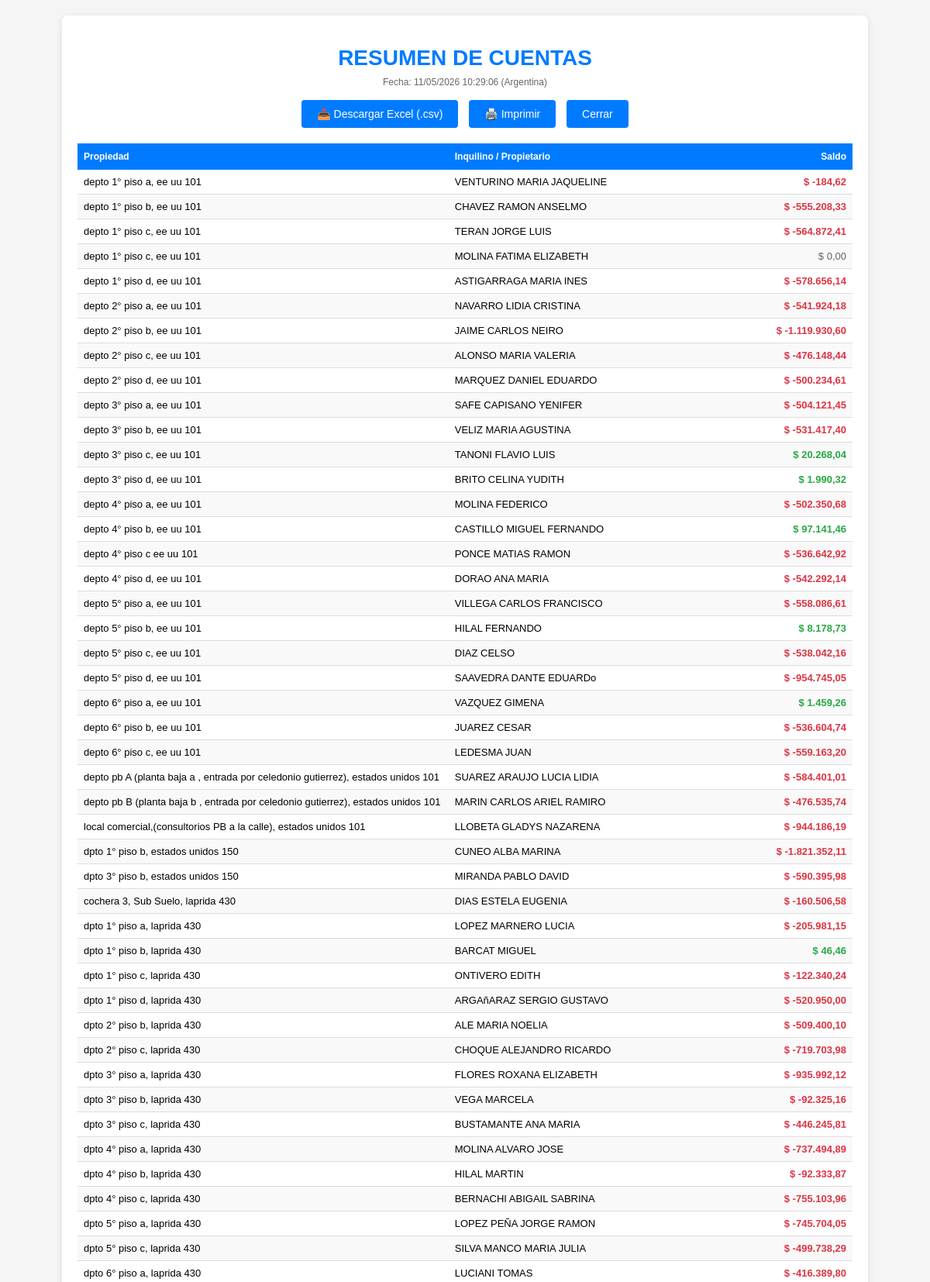
Page /resumen_cuentas.php (signed in, upper part) on the committed database.
### tables this page shows
CREATE TABLE `propiedades` (
  `propiedad_id` int(11) NOT NULL AUTO_INCREMENT,
  `acceso_creador_id` int(11) DEFAULT NULL COMMENT 'NULL=principal',
  `propiedad` varchar(255) NOT NULL,
  `ciudad` varchar(100) DEFAULT NULL,
  `padron` varchar(120) NOT NULL,
  `detalle` text NOT NULL,
  `consorcio` varchar(5) NOT NULL,
  `porcentaje` decimal(6,3) DEFAULT NULL,
  `propietario_id` int(11) NOT NULL,
  `alquiler` int(11) DEFAULT NULL,
  `mapa_lat` decimal(10,7) DEFAULT NULL,
  `mapa_lng` decimal(10,7) DEFAULT NULL,
  `mapa_enlace` varchar(768) DEFAULT NULL,
  `fotos_json` text DEFAULT NULL,
  `superficie` varchar(64) DEFAULT NULL,
  PRIMARY KEY (`propiedad_id`),
  UNIQUE KEY `padron` (`padron`),
  KEY `fk_propietario` (`propietario_id`),
  KEY `idx_prop_acceso_creador` (`acceso_creador_id`),
  CONSTRAINT `fk_propietario` FOREIGN KEY (`propietario_id`) REFERENCES `usuarios` (`id`)
);

CREATE TABLE `usuarios` (
  `id` int(11) NOT NULL AUTO_INCREMENT,
  `acceso_creador_id` int(11) DEFAULT NULL COMMENT 'NULL=principal',
  `apellido` varchar(150) NOT NULL,
  `dni` varchar(20) NOT NULL,
  `cuit` varchar(25) DEFAULT NULL,
  `domicilio` varchar(200) DEFAULT NULL,
  `email` varchar(100) DEFAULT NULL,
  `celular` varchar(20) DEFAULT NULL,
  `consorcio` varchar(100) DEFAULT NULL,
  PRIMARY KEY (`id`),
  KEY `idx_acceso_creador` (`acceso_creador_id`)
);

### helpers_tenant_inmobiliaria.php (called while the page is built, shortened)
<?php
if (!function_exists('tenant_inmob_usuario_es_cuenta_ambito_sofia')) {
    function tenant_inmob_usuario_es_cuenta_ambito_sofia(string $usuario_acceso): bool
    {
        $u = trim($usuario_acceso);
        return strcasecmp($u, 'sofia') === 0 || strcasecmp($u, 'sofiacel') === 0;
    }
}
if (!function_exists('tenant_inmob_es_sofia')) {
    function tenant_inmob_es_sofia(): bool
    {
        if (isset($_SESSION['tenant_es_sofia'])) {
            return (int) $_SESSION['tenant_es_sofia'] === 1;
        }
        $u = trim((string) ($_SESSION['acceso_usuario'] ?? ''));
        return tenant_inmob_usuario_es_cuenta_ambito_sofia($u);
    }
    function tenant_inmob_asegurar_esquema($conexion): void
    {
        static $done = false;
        if ($done) {
            return;
        }
        $done = true;
        tenant_inmob_reparar_acceso_creador_huerfanos($conexion);
    }
    function tenant_inmob_reparar_acceso_creador_huerfanos($conexion): void
    {
        $sid = tenant_inmob_id_acceso_sofia_efectivo($conexion);
    }
    function tenant_inmob_id_acceso_sofia_bd($conexion): int
    {
        static $id = null;
        if ($id !== null) {
            return $id;
        }
        $r = mysqli_query($conexion, "SELECT id FROM accesos WHERE LOWER(TRIM(usuario)) = 'sofia' LIMIT 1");
        if ($r && $row = mysqli_fetch_assoc($r)) {
            $id = (int) $row['id'];
        } else {
            $id = 0;
        }
        return $id;
    }
    function tenant_inmob_id_acceso_sofia_efectivo($conexion): int
    {
        $sid = tenant_inmob_id_acceso_sofia_bd($conexion);
        return $sid > 0 ? $sid : 0;
    }
    function tenant_inmob_sql_propiedades($conexion, string $alias = 'p'): string
    {
        $sid = tenant_inmob_id_acceso_sofia_bd($conexion);
        return "$alias.acceso_creador_id IS NULL";
    }
}

### resumen_cuentas.php (the view, shortened to what this page needs)
<?php
include 'verificar_sesion.php';
require_once __DIR__ . '/helpers_tenant_inmobiliaria.php';
tenant_inmob_asegurar_esquema($conexion);
$tw_p = tenant_inmob_sql_propiedades($conexion, 'p');
$sql = "SELECT p.propiedad_id, p.propiedad, p.consorcio, p.propietario_id, COALESCE(p.porcentaje, 0) AS porcentaje,
        prop.apellido AS nombre_propietario,
        u.apellido AS nombre_inquilino,
        u2.apellido AS nombre_inquilino2,
        a.inquilino1_id,
        a.inquilino2_id,
        (SELECT COALESCE(SUM(monto), 0) FROM cuentas WHERE usuario_id = a.inquilino1_id) AS saldo_inq1,
        (SELECT COALESCE(SUM(monto), 0) FROM cuentas WHERE usuario_id = a.inquilino2_id) AS saldo_inq2,
        (SELECT COALESCE(SUM(monto), 0) FROM cuentas WHERE usuario_id = p.propietario_id) AS saldo_prop
        FROM propiedades p
        LEFT JOIN usuarios prop ON p.propietario_id = prop.id
        LEFT JOIN alquileres a ON a.propiedad_id = p.propiedad_id AND a.estado = 'VIGENTE'
        LEFT JOIN usuarios u ON a.inquilino1_id = u.id
        LEFT JOIN usuarios u2 ON a.inquilino2_id = u2.id
        WHERE ($tw_p)
        ORDER BY p.consorcio ASC, p.propiedad ASC";
$resultado = mysqli_query($conexion, $sql);
$por_usuario = [];
while ($f = mysqli_fetch_assoc($resultado)) {
    $porcentaje = (float)($f['porcentaje'] ?? 0);
    $consorcio = $f['consorcio'] ?? '';
    $propiedad = $f['propiedad'] ?? '';
    if (!empty($f['inquilino1_id'])) {
        $inq1_id = (int)$f['inquilino1_id'];
        $nombre1 = trim($f['nombre_inquilino'] ?? '');
        if (!empty($inq1_id) && $inq1_id != 1 && $inq1_id != 7) {
            if (!isset($por_usuario[$inq1_id]) || $porcentaje > ($por_usuario[$inq1_id]['porcentaje'] ?? 0)) {
                $por_usuario[$inq1_id] = ['consorcio' => $consorcio, 'propiedad' => $propiedad, 'nombre' => $nombre1 ?: '-', 'saldo' => 0, 'porcentaje' => $porcentaje];
            }
        }
        if (!empty($f['inquilino2_id'])) {
            $inq2_id = (int)$f['inquilino2_id'];
            $nombre2 = trim($f['nombre_inquilino2'] ?? '');
            if ($inq2_id != 1 && $inq2_id != 7) {
                if (!isset($por_usuario[$inq2_id]) || $porcentaje > ($por_usuario[$inq2_id]['porcentaje'] ?? 0)) {
                    $por_usuario[$inq2_id] = ['consorcio' => $consorcio, 'propiedad' => $propiedad, 'nombre' => $nombre2 ?: '-', 'saldo' => 0, 'porcentaje' => $porcentaje];
                }
            }
        }
    } else {
        $prop_id = (int)($f['propietario_id'] ?? 0);
        if ($prop_id > 0 && $prop_id != 1 && $prop_id != 7) {
            $nombre = trim($f['nombre_propietario'] ?? '');
            if (!isset($por_usuario[$prop_id]) || $porcentaje > ($por_usuario[$prop_id]['porcentaje'] ?? 0)) {
                $por_usuario[$prop_id] = ['consorcio' => $consorcio, 'propiedad' => $propiedad, 'nombre' => $nombre ?: '-', 'saldo' => 0, 'porcentaje' => $porcentaje];
            }
        }
    }
}
foreach ($por_usuario as $uid => $datos) {
    $res_saldo = mysqli_query($conexion, "SELECT COALESCE(SUM(monto), 0) AS total FROM cuentas WHERE usuario_id = " . (int)$uid);
    $por_usuario[$uid]['saldo'] = ($res_saldo && $r = mysqli_fetch_assoc($res_saldo)) ? (float)$r['total'] : 0;
}
$filas = array_values($por_usuario);
usort($filas, function($a, $b) {
    $c = strcmp($a['consorcio'], $b['consorcio']);
    return $c !== 0 ? $c : strcmp($a['propiedad'], $b['propiedad']);
});
$embed_ctacel = isset($_GET['embed']) && (string) $_GET['embed'] === '1';
?>
<!DOCTYPE html>
<html lang="es">
<head>
</head>
<body class="<?= $embed_ctacel ? 'embed-ctacel' : '' ?>">
    <div class="container">
        <h1>RESUMEN DE CUENTAS</h1>
        <div class="fecha">Fecha: <?= date('d/m/Y H:i:s') ?> (Argentina)</div>
        <div class="botones botones-acciones no-print">
            <button type="button" onclick="window.location.href='descargar_resumen_cuentas.php'">📥 Descargar Excel (.csv)</button>
            <button type="button" onclick="window.location.href='<?= htmlspecialchars($embed_ctacel ? '?embed=1&imprimir=1' : '?imprimir=1', ENT_QUOTES, 'UTF-8') ?>'">🖨️ Imprimir</button>
            <?php if (!$embed_ctacel): ?>
            <button type="button" onclick="window.close()">Cerrar</button>
            <?php endif; ?>
        </div>
        <div class="tabla-wrap">
        <table>
            <thead>
                <tr>
                    <th>Propiedad</th>
                    <th>Inquilino / Propietario</th>
                    <th style="text-align:right;">Saldo</th>
                </tr>
            </thead>
            <tbody>
                <?php foreach ($filas as $f):
                    $clase = $f['saldo'] > 0 ? 'saldo-pos' : ($f['saldo'] < 0 ? 'saldo-neg' : 'saldo-cero');
                    $saldo_fmt = number_format($f['saldo'], 2, ',', '.');
                ?>
                <tr>
                    <td><?= htmlspecialchars($f['propiedad']) ?></td>
                    <td><?= htmlspecialchars($f['nombre']) ?></td>
                    <td class="<?= $clase ?> saldo-cell"><span class="simbolo-pantalla">$ </span><?= $saldo_fmt ?></td>
                </tr>
                <?php endforeach; ?>
            </tbody>
        </table>
        </div>
    </div>
</body>
</html>

### resumen_cuentas.php (style rules this page uses)
body { font-family: Arial, sans-serif; margin: 20px; background: #f5f5f5; font-size: 14px; }
.container { background: white; padding: 20px; border-radius: 8px; box-shadow: 0 2px 10px rgba(0,0,0,0.1); max-width: 1000px; margin: 0 auto; }
h1 { text-align: center; color: #007bff; margin-bottom: 8px; }
.fecha { text-align: center; color: #666; margin-bottom: 16px; font-size: 12px; }
.botones { text-align: center; margin-bottom: 20px; }
.botones button, .botones a { background: #007bff; color: white; border: none; padding: 10px 20px; border-radius: 4px; cursor: pointer; font-size: 14px; margin: 0 5px; text-decoration: none; display: inline-block; }
table { width: 100%; border-collapse: collapse; table-layout: fixed; }
th { background: #007bff; color: white; padding: 10px 8px; text-align: left; font-weight: bold; font-size: 12px; }
th:nth-child(1), td:nth-child(1) { width: 35%; }
th:nth-child(2), td:nth-child(2) { width: 45%; padding-left: 5cm; }
th:nth-child(3), td:nth-child(3) { width: 20%; min-width: 100px; }
td { padding: 8px; border-bottom: 1px solid #ddd; font-size: 13px; white-space: nowrap; }
tr:nth-child(even) { background: #f9f9f9; }
.saldo-pos { color: #28a745; font-weight: bold; text-align: right; }
.saldo-neg { color: #dc3545; font-weight: bold; text-align: right; }
.saldo-cero { color: #666; text-align: right; }
.saldo-cell { white-space: nowrap; }
.simbolo-pantalla { display: inline; }

### rows in the picture
propiedades: propiedad "depto 1° piso a, ee uu 101", nombre "VENTURINO MARIA JAQUELINE", saldo_fmt "-184,62"
propiedades: propiedad "depto 1° piso b, ee uu 101", nombre "CHAVEZ RAMON ANSELMO", saldo_fmt "-555.208,33"
propiedades: propiedad "depto 1° piso c, ee uu 101", nombre "TERAN JORGE LUIS", saldo_fmt "-564.872,41", nombre "MOLINA FATIMA ELIZABETH", saldo_fmt "0,00"
propiedades: propiedad "depto 1° piso d, ee uu 101", nombre "ASTIGARRAGA MARIA INES", saldo_fmt "-578.656,14"
propiedades: propiedad "depto 2° piso a, ee uu 101", nombre "NAVARRO LIDIA CRISTINA", saldo_fmt "-541.924,18"
propiedades: propiedad "depto 2° piso b, ee uu 101", nombre "JAIME CARLOS NEIRO", saldo_fmt "-1.119.930,60"
propiedades: propiedad "depto 2° piso c, ee uu 101", nombre "ALONSO MARIA VALERIA", saldo_fmt "-476.148,44"
propiedades: propiedad "depto 2° piso d, ee uu 101", nombre "MARQUEZ DANIEL EDUARDO", saldo_fmt "-500.234,61"
propiedades: propiedad "depto 3° piso a, ee uu 101", nombre "SAFE CAPISANO YENIFER", saldo_fmt "-504.121,45"
propiedades: propiedad "depto 3° piso b, ee uu 101", nombre "VELIZ MARIA AGUSTINA", saldo_fmt "-531.417,40"
propiedades: propiedad "depto 3° piso c, ee uu 101", nombre "TANONI FLAVIO LUIS", saldo_fmt "20.268,04"
propiedades: propiedad "depto 3° piso d, ee uu 101", nombre "BRITO CELINA YUDITH", saldo_fmt "1.990,32"
propiedades: propiedad "depto 4° piso a, ee uu 101", nombre "MOLINA FEDERICO", saldo_fmt "-502.350,68"
propiedades: propiedad "depto 4° piso b, ee uu 101", nombre "CASTILLO MIGUEL FERNANDO", saldo_fmt "97.141,46"
propiedades: propiedad "depto 4° piso c ee uu 101", nombre "PONCE MATIAS RAMON", saldo_fmt "-536.642,92"
propiedades: propiedad "depto 4° piso d, ee uu 101", nombre "DORAO ANA MARIA", saldo_fmt "-542.292,14"
propiedades: propiedad "depto 5° piso a, ee uu 101", nombre "VILLEGA CARLOS FRANCISCO", saldo_fmt "-558.086,61"
propiedades: propiedad "depto 5° piso b, ee uu 101", nombre "HILAL FERNANDO", saldo_fmt "8.178,73"
propiedades: propiedad "depto 5° piso c, ee uu 101", nombre "DIAZ CELSO", saldo_fmt "-538.042,16"
propiedades: propiedad "depto 5° piso d, ee uu 101", nombre "SAAVEDRA DANTE EDUARDo", saldo_fmt "-954.745,05"
propiedades: propiedad "depto 6° piso a, ee uu 101", nombre "VAZQUEZ GIMENA", saldo_fmt "1.459,26"
propiedades: propiedad "depto 6° piso b, ee uu 101", nombre "JUAREZ CESAR", saldo_fmt "-536.604,74"
propiedades: propiedad "depto 6° piso c, ee uu 101", nombre "LEDESMA JUAN", saldo_fmt "-559.163,20"
propiedades: propiedad "depto pb A (planta baja a , entrada por celedonio gutierrez), estados unidos 101", nombre "SUAREZ ARAUJO LUCIA LIDIA", saldo_fmt "-584.401,01"
propiedades: propiedad "depto pb B (planta baja b , entrada por celedonio gutierrez), estados unidos 101", nombre "MARIN CARLOS ARIEL RAMIRO", saldo_fmt "-476.535,74"
propiedades: propiedad "local comercial,(consultorios PB a la calle), estados unidos 101", nombre "LLOBETA GLADYS NAZARENA", saldo_fmt "-944.186,19"
propiedades: propiedad "dpto 1° piso b, estados unidos 150", nombre "CUNEO ALBA MARINA", saldo_fmt "-1.821.352,11"
propiedades: propiedad "dpto 3° piso b, estados unidos 150", nombre "MIRANDA PABLO DAVID", saldo_fmt "-590.395,98"
propiedades: propiedad "cochera 3, Sub Suelo, laprida 430", nombre "DIAS ESTELA EUGENIA", saldo_fmt "-160.506,58"
propiedades: propiedad "dpto 1° piso a, laprida 430", propietario.apellido "LOPEZ MARNERO LUCIA", saldo_fmt "-205.981,15"
propiedades: propiedad "dpto 1° piso b, laprida 430", nombre "BARCAT MIGUEL", saldo_fmt "46,46"
propiedades: propiedad "dpto 1° piso c, laprida 430", propietario.apellido "ONTIVERO EDITH", saldo_fmt "-122.340,24"
propiedades: propiedad "dpto 1° piso d, laprida 430", nombre "ARGAñARAZ SERGIO GUSTAVO", saldo_fmt "-520.950,00"
propiedades: propiedad "dpto 2° piso b, laprida 430", nombre "ALE MARIA NOELIA", saldo_fmt "-509.400,10"
propiedades: propiedad "dpto 2° piso c, laprida 430", nombre "CHOQUE ALEJANDRO RICARDO", saldo_fmt "-719.703,98"
propiedades: propiedad "dpto 3° piso a, laprida 430", nombre "FLORES ROXANA ELIZABETH", saldo_fmt "-935.992,12"
propiedades: propiedad "dpto 3° piso b, laprida 430", propietario.apellido "VEGA MARCELA", saldo_fmt "-92.325,16"
propiedades: propiedad "dpto 3° piso c, laprida 430", nombre "BUSTAMANTE ANA MARIA", saldo_fmt "-446.245,81"
propiedades: propiedad "dpto 4° piso a, laprida 430", nombre "MOLINA ALVARO JOSE", saldo_fmt "-737.494,89"
propiedades: propiedad "dpto 4° piso b, laprida 430", propietario.apellido "HILAL MARTIN", saldo_fmt "-92.333,87"
propiedades: propiedad "dpto 4° piso c, laprida 430", nombre "BERNACHI ABIGAIL SABRINA", saldo_fmt "-755.103,96"
propiedades: propiedad "dpto 5° piso a, laprida 430", nombre "LOPEZ PEÑA JORGE RAMON", saldo_fmt "-745.704,05"
propiedades: propiedad "dpto 5° piso c, laprida 430", nombre "SILVA MANCO MARIA JULIA", saldo_fmt "-499.738,29"
propiedades: propiedad "dpto 6° piso a, laprida 430", propietario.apellido "LUCIANI TOMAS", saldo_fmt "-416.389,80"
